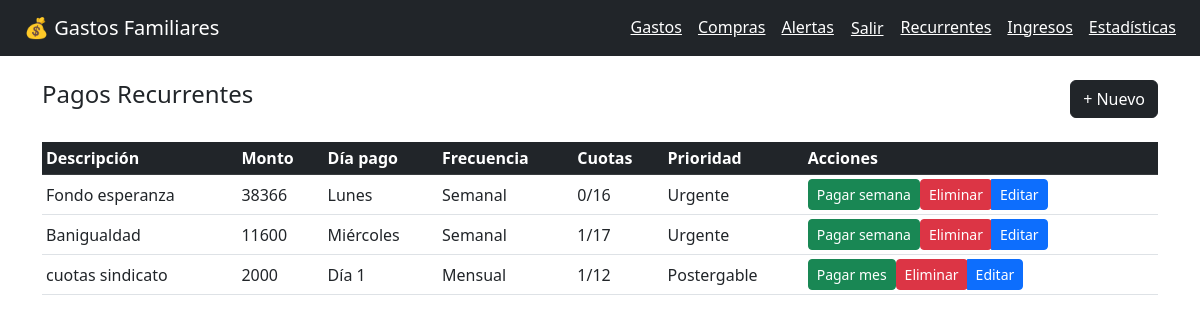
The app's page /recurrentes/ (signed in), older data.
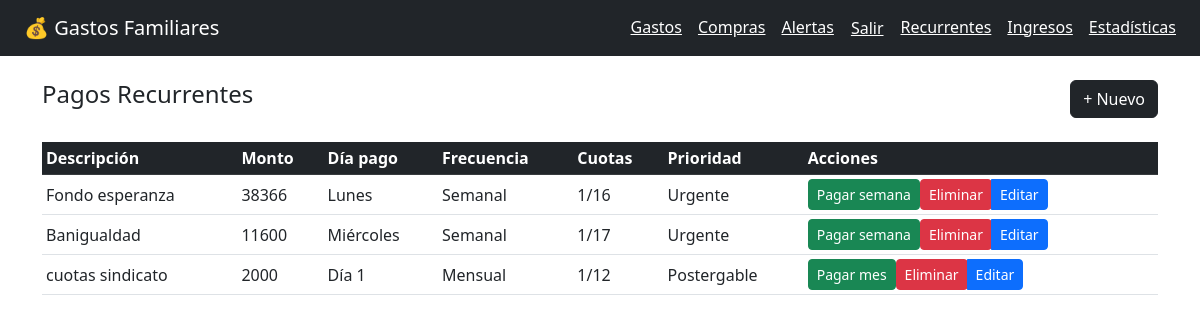
The same page, newer data.
### gastos/models.py (models this page shows, shortened)
class PagoRecurrente(models.Model):
    FRECUENCIA_CHOICES = [
        ('mensual', 'Mensual'),
        ('semanal', 'Semanal'),
        ('cuotas', 'En cuotas'),
    ]
    usuario = models.ForeignKey(User, on_delete=models.CASCADE, related_name='pagos_recurrentes')
    descripcion = models.CharField(max_length=200)
    monto = models.DecimalField(max_digits=12, decimal_places=0, null=True, blank=True)
    categoria = models.ForeignKey(Categoria, on_delete=models.SET_NULL, null=True, blank=True)
    frecuencia = models.CharField(max_length=20, choices=FRECUENCIA_CHOICES, default='mensual')
    dia_pago = models.PositiveIntegerField(null=True, blank=True, help_text='Día del mes 1-31')
    dia_semana = models.PositiveIntegerField(null=True, blank=True, help_text='0=Lunes, 6=Domingo')
    total_cuotas = models.PositiveIntegerField(null=True, blank=True, help_text='Solo si es en cuotas')
    cuotas_pagadas = models.PositiveIntegerField(default=0)
    prioridad = models.CharField(max_length=20, choices=Gasto.PRIORIDAD_CHOICES, default='normal')
    activo = models.BooleanField(default=True)
    creado_en = models.DateTimeField(auto_now_add=True)
    class Meta:
        ordering = ['dia_pago']

### gastos/views.py (the view)
# urls.py: path('recurrentes/', views.lista_recurrentes, name='lista_recurrentes'),
@login_required
def lista_recurrentes(request):
    pagos = PagoRecurrente.objects.filter(usuario=request.user)
    return render(request, 'gastos/recurrentes.html', {'pagos': pagos})

### templates/gastos/recurrentes.html (shortened to what this page needs)
{% extends 'gastos/base.html' %}
{% block contenido %}
<div class="d-flex justify-content-between mb-4">
    <h4>Pagos Recurrentes</h4>
    <a href="{% url 'nuevo_recurrente' %}" class="btn btn-dark">+ Nuevo</a>
</div>
<div class="table-responsive">
<table class="table table-hover table-sm align-middle">
    <thead class="table-dark">
        <tr>
            <th>Descripción</th>
            <th>Monto</th>
            <th>Día pago</th>
            <th>Frecuencia</th>
            <th>Cuotas</th>
            <th>Prioridad</th>
            <th>Acciones</th>
        </tr>
    </thead>
    <tbody>
        {% for p in pagos %}
        <tr>
            <td>{{ p.descripcion }}</td>
            <td>{{ p.monto }}</td>
            <td>
                {% if p.frecuencia == 'semanal' %}
                  {% if p.dia_semana == 0 %}Lunes
                  {% elif p.dia_semana == 1 %}Martes
                  {% elif p.dia_semana == 2 %}Miércoles
                  {% elif p.dia_semana == 3 %}Jueves
                  {% elif p.dia_semana == 4 %}Viernes
                  {% elif p.dia_semana == 5 %}Sábado
                  {% elif p.dia_semana == 6 %}Domingo
                  {% endif %}
                {% else %}
                  Día {{ p.dia_pago }}
                {% endif %}
            </td>
            <td>{{ p.frecuencia|title }}</td>
            <td>
                {% if p.total_cuotas %}
                    {{ p.cuotas_pagadas }}/{{ p.total_cuotas }}
                {% else %}
                    Indefinido
                {% endif %}
            </td>
            <td>{{ p.get_prioridad_display }}</td>
            <td>
                <div class="btn-group">
                    <form method="post" action="{% url 'pagar_cuota_mes' p.pk %}">
                        <button class="btn btn-sm btn-success">
                            {% if p.frecuencia == 'semanal' %}Pagar semana
                            {% elif p.frecuencia == 'cuotas' %}Pagar cuota
                            {% else %}Pagar mes{% endif %}
                        </button>
                    </form>
                    <form method="post" action="{% url 'eliminar_recurrente' p.pk %}">
                        <button class="btn btn-sm btn-danger">Eliminar</button>
                    </form>
                    <a href="{% url 'editar_recurrente' p.pk %}" class="btn btn-sm btn-primary">Editar</a>
                </div>
            </td>
        </tr>
        {% empty %}
        <tr><td colspan="7" class="text-center">No hay pagos recurrentes</td></tr>
        {% endfor %}
    </tbody>
</table>
</div>
{% endblock %}

Row changes from the older to the newer data that the page shows:
changed PagoRecurrente "Fondo esperanza": cuotas_pagadas "0" → "1"
